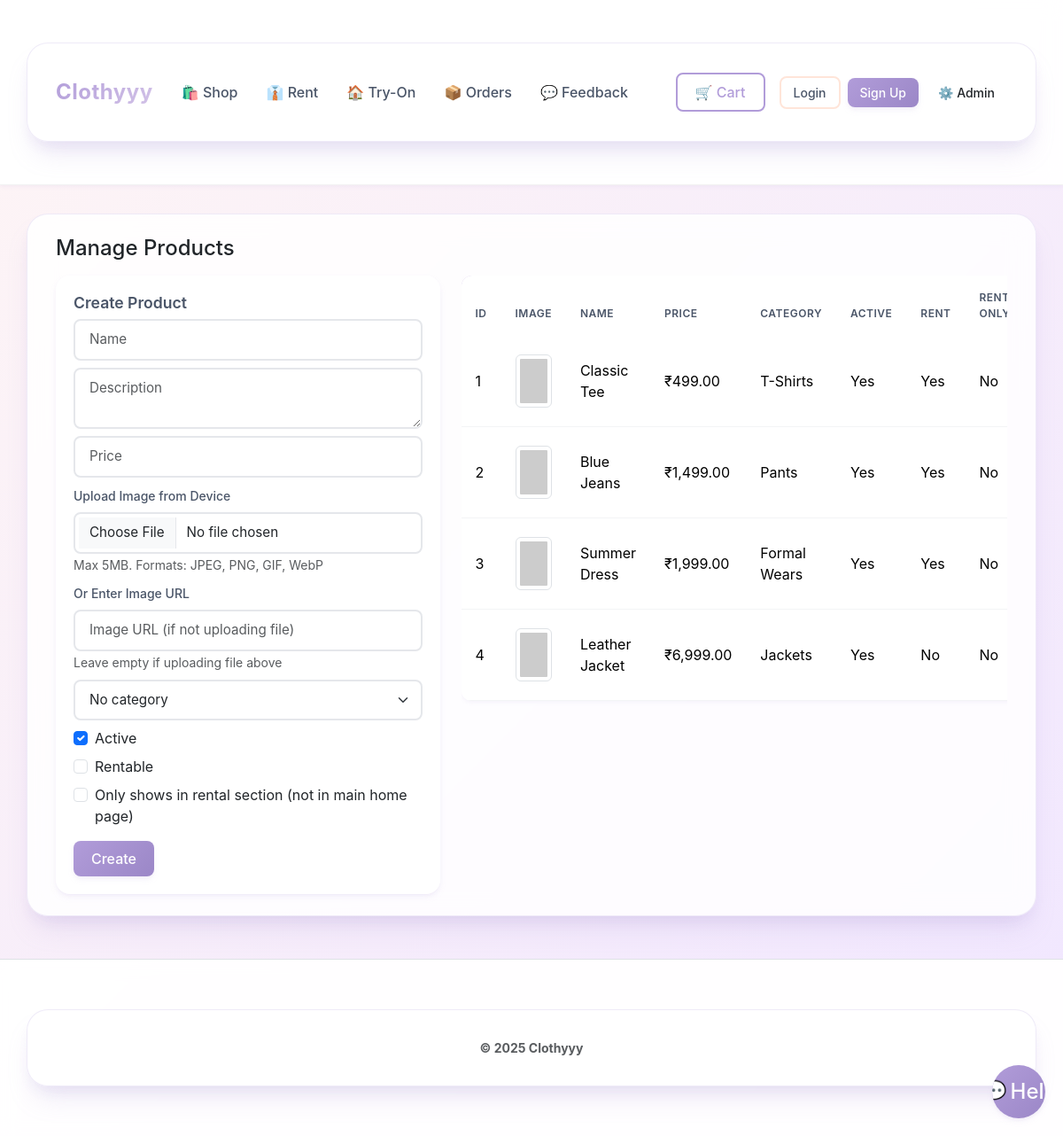
The page /public/admin/products.php (signed in) on the database its author committed.
### tables this page shows
CREATE TABLE IF NOT EXISTS products (
  id INT AUTO_INCREMENT PRIMARY KEY,
  name VARCHAR(200) NOT NULL,
  description TEXT,
  price DECIMAL(10,2) NOT NULL DEFAULT 0,
  image_url VARCHAR(500),
  category_id INT DEFAULT NULL,
  is_active TINYINT(1) NOT NULL DEFAULT 1,
  is_rentable TINYINT(1) NOT NULL DEFAULT 0,
  rental_only TINYINT(1) NOT NULL DEFAULT 0,
  created_at DATETIME NOT NULL DEFAULT CURRENT_TIMESTAMP,
  FOREIGN KEY (category_id) REFERENCES categories(id) ON DELETE SET NULL
);

CREATE TABLE IF NOT EXISTS categories (
  id INT AUTO_INCREMENT PRIMARY KEY,
  name VARCHAR(100) NOT NULL,
  gender ENUM('men', 'women') DEFAULT NULL
);

### src/lib/db.php (called while the page is built, shortened)
<?php
	function db_pdo() {
		static $pdo = null;
		if ($pdo !== null) return $pdo;
		$dsn = 'mysql:host=' . DB_HOST . ';dbname=' . DB_NAME . ';charset=' . DB_CHARSET;
		$options = [
			PDO::ATTR_ERRMODE => PDO::ERRMODE_EXCEPTION,
			PDO::ATTR_DEFAULT_FETCH_MODE => PDO::FETCH_ASSOC,
		];
		$pdo = new PDO($dsn, DB_USER, DB_PASS, $options);
		return $pdo;
	}
	function db_fetch_all($sql, $params = []) {
		$stmt = db_pdo()->prepare($sql);
		$stmt->execute($params);
		return $stmt->fetchAll();
	}

### src/lib/helpers.php (called while the page is built, shortened)
<?php
	function e($value) {
		return htmlspecialchars((string)$value, ENT_QUOTES, 'UTF-8');
	}

### public/admin/products.php (the view, shortened to what this page needs)
<?php
	require_once __DIR__ . '/../../src/lib/db.php';
	require_once __DIR__ . '/../../src/lib/helpers.php';
	$products = db_fetch_all("SELECT p.*, c.name AS category_name FROM products p LEFT JOIN categories c ON c.id = p.category_id ORDER BY p.created_at DESC");
?>
<?php include __DIR__ . '/../../src/partials/header.php'; ?>
<div class="container py-4">
	<h1 class="h4 mb-3">Manage Products</h1>
	<div class="row g-4">
		<div class="col-md-5">
			<div class="card">
				<div class="card-body">
					<h5 class="card-title">Create Product</h5>
					<form method="post" enctype="multipart/form-data">
						<div class="mb-2"><input name="name" class="form-control" placeholder="Name" required></div>
						<div class="mb-2"><textarea name="description" class="form-control" placeholder="Description"></textarea></div>
						<div class="mb-2"><input name="price" type="number" step="0.01" class="form-control" placeholder="Price" required></div>
						<div class="mb-2">
							<label class="form-label small">Upload Image from Device</label>
							<input name="image_file" type="file" class="form-control" accept="image/jpeg,image/jpg,image/png,image/gif,image/webp" id="createImageFile">
							<small class="text-muted">Max 5MB. Formats: JPEG, PNG, GIF, WebP</small>
						</div>
						<div class="mb-2">
							<label class="form-label small">Or Enter Image URL</label>
							<input name="image_url" class="form-control" placeholder="Image URL (if not uploading file)">
							<small class="text-muted">Leave empty if uploading file above</small>
						</div>
						<div class="mb-2">
							<select name="category_id" class="form-select">
								<option value="0">No category</option>
							</select>
						</div>
						<div class="form-check mb-2">
							<input class="form-check-input" type="checkbox" name="is_active" id="ia" value="1" checked>
							<label class="form-check-label" for="ia">Active</label>
						</div>
						<div class="form-check mb-2">
							<input class="form-check-input" type="checkbox" name="is_rentable" id="ir" value="1">
							<label class="form-check-label" for="ir">Rentable</label>
						</div>
						<div class="form-check mb-3">
							<input class="form-check-input" type="checkbox" name="rental_only" id="ro" value="1">
							<label class="form-check-label" for="ro">Only shows in rental section (not in main home page)</label>
						</div>
						<button class="btn btn-primary" name="create">Create</button>
					</form>
				</div>
			</div>
		</div>
		<div class="col-md-7">
			<div class="table-responsive">
				<table class="table align-middle">
					<thead><tr><th>ID</th><th>Image</th><th>Name</th><th>Price</th><th>Category</th><th>Active</th><th>Rent</th><th>Rental Only</th><th></th></tr></thead>
					<tbody>
						<?php foreach ($products as $p): ?>
							<tr>
								<td><?php echo (int)$p['id']; ?></td>
								<td>
									<?php if (!empty($p['image_url'])): ?>
										<img src="<?php echo e($p['image_url']); ?>" alt="<?php echo e($p['name']); ?>" class="img-thumbnail" style="width:60px;height:60px;object-fit:cover;" onerror="this.style.display='none'">
									<?php else: ?>
										<span class="text-muted small">No image</span>
									<?php endif; ?>
								</td>
								<td><?php echo e($p['name']); ?></td>
								<td>₹<?php echo number_format((float)$p['price'], 2); ?></td>
								<td><?php echo e($p['category_name']); ?></td>
								<td><?php echo $p['is_active'] ? 'Yes' : 'No'; ?></td>
								<td><?php echo $p['is_rentable'] ? 'Yes' : 'No'; ?></td>
								<td><?php echo (isset($p['rental_only']) && $p['rental_only']) ? 'Yes' : 'No'; ?></td>
							</tr>
						<?php endforeach; ?>
					</tbody>
				</table>
			</div>
		</div>
	</div>
</div>
<?php include __DIR__ . '/../../src/partials/footer.php'; ?>

### public/assets/css/styles.css (style rules this page uses)
:root { --brand: #b19cd9; --brand-dark: #9b87c7; --brand-light: #d4c4e8; --success: #a8e6cf; --success-dark: #7dd3a0; --danger: #ffb3ba; --danger-dark: #ff9aa2; --warning: #ffd3a5; --warning-dark: #ffc085; --info: #bae1ff; --info-dark: #9dd1ff; --pastel-pink: #ffd1dc; --pastel-lavender: #e6d9f2; --pastel-mint: #d4f1c5; --pastel-peach: #ffe5d9; --pastel-sky: #cce5ff; --pastel-yellow: #fff9c4; --dark: #4a5568; --light: #fefefe; --shadow-sm: 0 2px 4px 0 rgba(177, 156, 217, 0.1); --shadow: 0 4px 8px -2px rgba(177, 156, 217, 0.15), 0 2px 4px -1px rgba(177, 156, 217, 0.1); --shadow-md: 0 10px 20px -5px rgba(177, 156, 217, 0.2), 0 4px 6px -2px rgba(177, 156, 217, 0.1); --shadow-lg: 0 20px 30px -10px rgba(177, 156, 217, 0.25), 0 10px 15px -5px rgba(177, 156, 217, 0.15); --shadow-xl: 0 25px 50px -12px rgba(177, 156, 217, 0.3); --transition: all 0.3s cubic-bezier(0.4, 0, 0.2, 1); --transition-fast: all 0.15s ease; }
* { transition: var(--transition-fast); }
body { font-family: 'Inter', -apple-system, BlinkMacSystemFont, 'Segoe UI', Roboto, sans-serif; background: linear-gradient(135deg, #fef5f5 0%, #f0e6ff 25%, #e6f3ff 50%, #f0fff4 75%, #fff5e6 100%) !important; background-size: 400% 400% !important; background-attachment: fixed !important; animation: gradientShift 15s ease infinite; min-height: 100vh; }
.btn { border-radius: 8px; font-weight: 500; padding: 0.5rem 1.25rem; transition: var(--transition); border: none; position: relative; overflow: hidden; }
.btn::before { content: ''; position: absolute; top: 50%; left: 50%; width: 0; height: 0; border-radius: 50%; background: rgba(255, 255, 255, 0.3); transform: translate(-50%, -50%); transition: width 0.6s, height 0.6s; }
.btn-primary, .btn-primary:not(:disabled):not(.disabled) { background: linear-gradient(135deg, var(--brand) 0%, var(--brand-dark) 100%) !important; color: white !important; box-shadow: var(--shadow); border-color: var(--brand) !important; }
.card { border: none; border-radius: 16px; box-shadow: var(--shadow); overflow: hidden; transition: var(--transition); background: white; position: relative; }
.card-body { padding: 1.25rem; }
.card-title { font-weight: 600; color: var(--dark); font-size: 1.1rem; margin-bottom: 0.5rem; }
.form-control, .form-select { border-radius: 8px; border: 2px solid #e5e7eb; padding: 0.625rem 1rem; transition: var(--transition); font-size: 0.95rem; }
.form-label { font-weight: 500; color: var(--dark); margin-bottom: 0.5rem; }
.table { background: white; border-radius: 12px; overflow: hidden; box-shadow: var(--shadow-sm); }
.table thead { background: linear-gradient(135deg, var(--brand-light) 0%, var(--brand) 100%) !important; color: var(--dark) !important; }
.table thead th { border: none !important; padding: 1rem; font-weight: 600; text-transform: uppercase; font-size: 0.75rem; letter-spacing: 0.5px; color: var(--dark) !important; }
.table tbody tr { transition: var(--transition); border-bottom: 1px solid #f3f4f6; }
.table tbody td { padding: 1rem; vertical-align: middle; }
.container { background: rgba(255, 255, 255, 0.85) !important; backdrop-filter: blur(15px); border-radius: 24px; padding: 2rem; margin-top: 2rem; margin-bottom: 2rem; box-shadow: var(--shadow-lg); border: 1px solid rgba(177, 156, 217, 0.2) !important; }

### rows shown on the page
products: id "1", name "Classic Tee", price "499.00", category.name "T-Shirts", is_active "Yes", is_rentable "Yes", rental_only "No"
products: id "2", name "Blue Jeans", price "1,499.00", category.name "Pants", is_active "Yes", is_rentable "Yes", rental_only "No"
products: id "3", name "Summer Dress", price "1,999.00", category.name "Formal Wears", is_active "Yes", is_rentable "Yes", rental_only "No"
products: id "4", name "Leather Jacket", price "6,999.00", category.name "Jackets", is_active "Yes", is_rentable "No", rental_only "No"

### other values the page prints
APP_NAME "Clothyyy"
